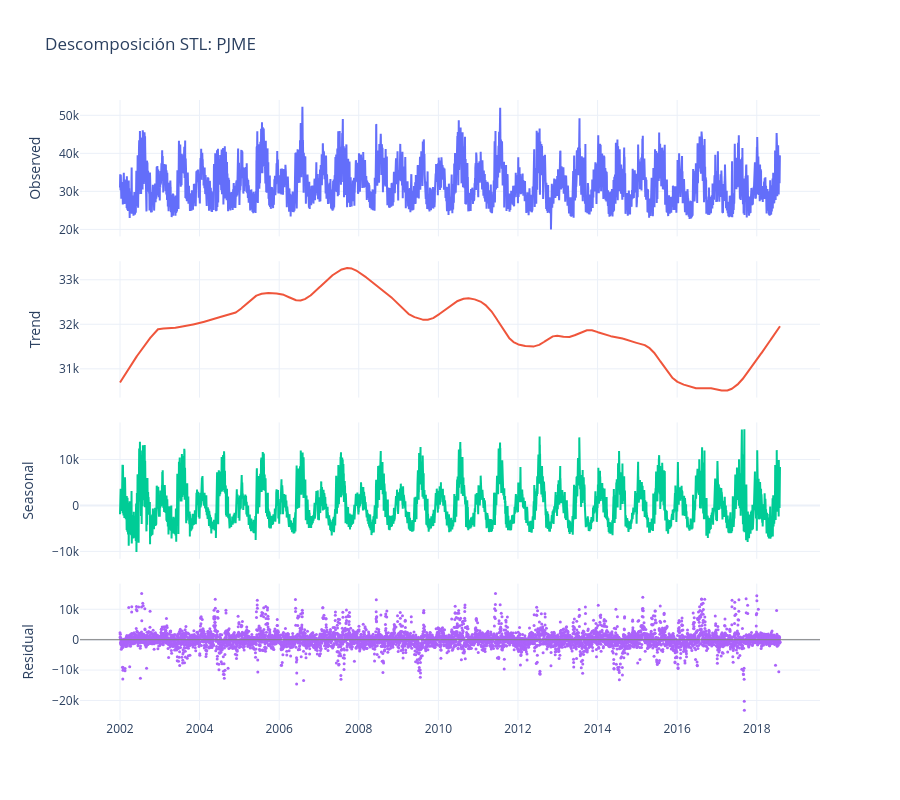

The notebook cell saved with this chart:
### Markdown cell above
### 2.3 Descomposición STL

Separa la serie diaria en tendencia, estacionalidad anual y residuo.

### Code cell
region_stl = 'PJME'    # cambiar por la región que se quiera descomponer

serie = diario[region_stl].asfreq('D').interpolate()
resultado = STL(serie, period=365, robust=True).fit()

componentes = [('Observed', resultado.observed), ('Trend', resultado.trend),
               ('Seasonal', resultado.seasonal), ('Residual', resultado.resid)]

fig = make_subplots(rows=4, cols=1, shared_xaxes=True, vertical_spacing=0.04)
for i, (nombre, s) in enumerate(componentes, start=1):
    if nombre == 'Residual':
        fig.add_trace(go.Scatter(x=s.index, y=s.values, mode='markers', name=nombre,
                                 marker=dict(size=3)), row=i, col=1)
        fig.add_hline(y=0, line=dict(color='gray', width=1), row=i, col=1)
    else:
        fig.add_trace(go.Scatter(x=s.index, y=s.values, mode='lines', name=nombre), row=i, col=1)
    fig.update_yaxes(title_text=nombre, row=i, col=1)

fig.update_layout(title=f'Descomposición STL: {region_stl}', height=800, showlegend=False)
fig.show()

### Figure 1 — Plotly figure (JSON) as saved in the notebook; plotly's stock layout.template omitted (floating-point values rounded to 4 significant figures; data arrays with more than 128 entries replaced by an {"elided": "..."} marker saying what was removed)
{"data": [{"mode": "lines", "name": "Observed", "type": "scatter", "x": {"elided": "6058 str values"}, "xaxis": "x", "y": {"elided": "6058 float values"}, "yaxis": "y"}, {"mode": "lines", "name": "Trend", "type": "scatter", "x": {"elided": "6058 str values"}, "xaxis": "x2", "y": {"elided": "6058 float values"}, "yaxis": "y2"}, {"mode": "lines", "name": "Seasonal", "type": "scatter", "x": {"elided": "6058 str values"}, "xaxis": "x3", "y": {"elided": "6058 float values"}, "yaxis": "y3"}, {"marker": {"size": 3}, "mode": "markers", "name": "Residual", "type": "scatter", "x": {"elided": "6058 str values"}, "xaxis": "x4", "y": {"elided": "6058 float values"}, "yaxis": "y4"}], "layout": {"height": 800, "shapes": [{"line": {"color": "gray", "width": 1}, "type": "line", "x0": 0, "x1": 1, "xref": "x4 domain", "y0": 0, "y1": 0, "yref": "y4"}], "showlegend": false, "title": {"text": "Descomposición STL: PJME"}, "xaxis": {"anchor": "y", "domain": [0, 1], "matches": "x4", "showticklabels": false}, "xaxis2": {"anchor": "y2", "domain": [0, 1], "matches": "x4", "showticklabels": false}, "xaxis3": {"anchor": "y3", "domain": [0, 1], "matches": "x4", "showticklabels": false}, "xaxis4": {"anchor": "y4", "domain": [0, 1]}, "yaxis": {"anchor": "x", "domain": [0.78, 1], "title": {"text": "Observed"}}, "yaxis2": {"anchor": "x2", "domain": [0.52, 0.74], "title": {"text": "Trend"}}, "yaxis3": {"anchor": "x3", "domain": [0.26, 0.48], "title": {"text": "Seasonal"}}, "yaxis4": {"anchor": "x4", "domain": [0, 0.22], "title": {"text": "Residual"}}}}
